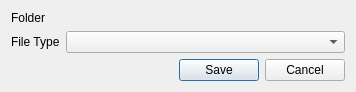
<?xml version="1.0" encoding="UTF-8"?>
<ui version="4.0">
 <class>Dialog</class>
 <widget class="QDialog" name="Dialog">
  <property name="geometry">
   <rect>
    <x>0</x>
    <y>0</y>
    <width>356</width>
    <height>89</height>
   </rect>
  </property>
  <property name="windowTitle">
   <string>Dialog</string>
  </property>
  <layout class="QFormLayout" name="formLayout">
   <item row="0" column="0">
    <widget class="QLabel" name="label">
     <property name="text">
      <string>Folder</string>
     </property>
    </widget>
   </item>
   <item row="1" column="0">
    <widget class="QLabel" name="label_2">
     <property name="text">
      <string>File Type</string>
     </property>
    </widget>
   </item>
   <item row="1" column="1">
    <widget class="QComboBox" name="cbFileType"/>
   </item>
   <item row="2" column="0" colspan="2">
    <widget class="QDialogButtonBox" name="buttonBox">
     <property name="orientation">
      <enum>Qt::Horizontal</enum>
     </property>
     <property name="standardButtons">
      <set>QDialogButtonBox::Cancel|QDialogButtonBox::Save</set>
     </property>
    </widget>
   </item>
   <item row="0" column="1">
    <widget class="QgsFileWidget" name="fileWidget">
     <property name="dialogTitle">
      <string>Select Folder</string>
     </property>
    </widget>
   </item>
  </layout>
 </widget>
 <customwidgets>
  <customwidget>
   <class>QgsFileWidget</class>
   <extends>QWidget</extends>
   <header>qgsfilewidget.h</header>
  </customwidget>
 </customwidgets>
 <resources/>
 <connections>
  <connection>
   <sender>buttonBox</sender>
   <signal>accepted()</signal>
   <receiver>Dialog</receiver>
   <slot>accept()</slot>
   <hints>
    <hint type="sourcelabel">
     <x>248</x>
     <y>254</y>
    </hint>
    <hint type="destinationlabel">
     <x>157</x>
     <y>274</y>
    </hint>
   </hints>
  </connection>
  <connection>
   <sender>buttonBox</sender>
   <signal>rejected()</signal>
   <receiver>Dialog</receiver>
   <slot>reject()</slot>
   <hints>
    <hint type="sourcelabel">
     <x>316</x>
     <y>260</y>
    </hint>
    <hint type="destinationlabel">
     <x>286</x>
     <y>274</y>
    </hint>
   </hints>
  </connection>
 </connections>
</ui>
